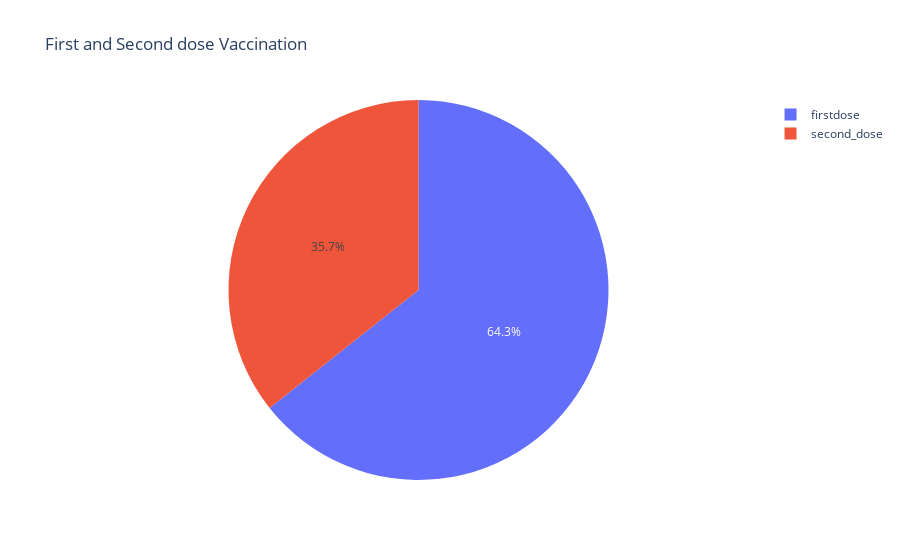

Notebook source saved alongside this figure:
### Code cell
#first dose vs second dose vaccination
firstdose=vaccine_file['First Dose (Partially Vaccinated)'].sum()
second_dose=vaccine_file['Second Dose (Fully Vaccinated)'].sum()
px.pie(names=['firstdose','second_dose'], values=[firstdose,second_dose], title='First and Second dose Vaccination')

### Figure 1 — Plotly figure (JSON) as saved in the notebook; plotly's stock layout.template omitted (floating-point values rounded to 4 significant figures)
{"data": [{"domain": {"x": [0, 1], "y": [0, 1]}, "hovertemplate": "label=%{label}<br>value=%{value}<extra></extra>", "labels": ["firstdose", "second_dose"], "legendgroup": "", "name": "", "showlegend": true, "type": "pie", "values": [2534205, 1404740]}], "layout": {"legend": {"tracegroupgap": 0}, "title": {"text": "First and Second dose Vaccination"}}}
